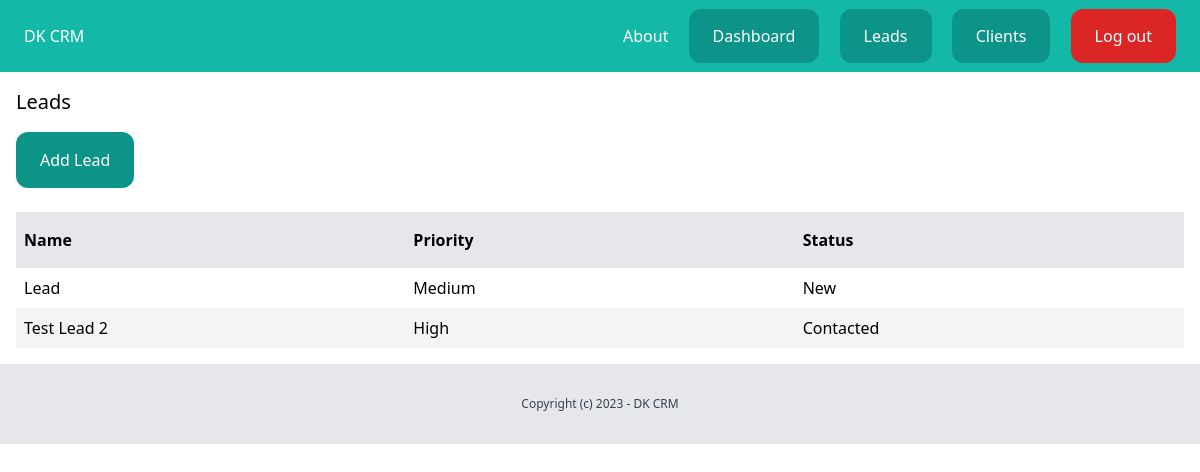
Before: /dashboard/leads/ (signed in) with the older database file.
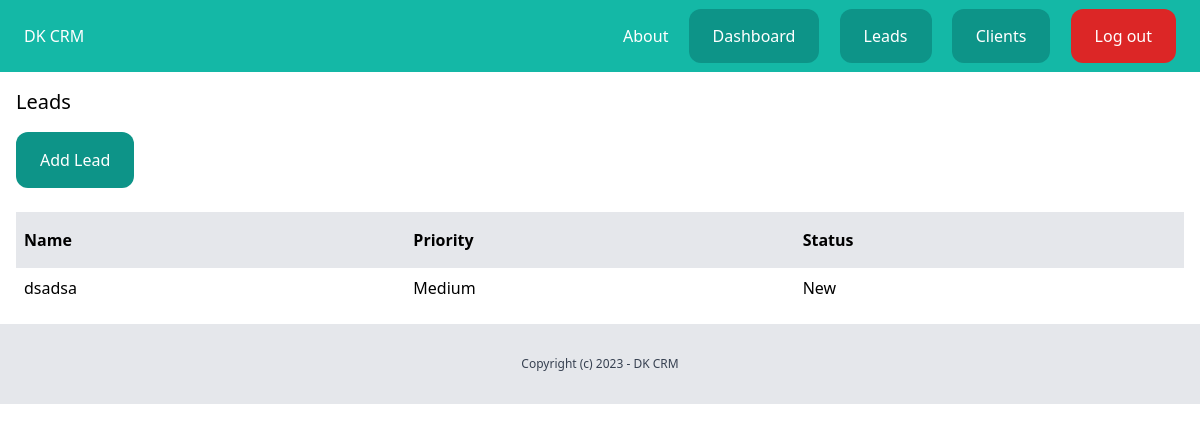
After: the same page with the newer database file.
### lead/models.py (models this page shows, shortened)
class Lead(models.Model):
    LOW = 'low'
    MEDIUM = 'medium'
    HIGH = 'high'
    CHOICES_PRIORITY = (
        (LOW, 'Low'),
        (MEDIUM, 'Medium'),
        (HIGH, 'High'),
    )
    NEW = 'new'
    CONTACTED = 'contacted'
    WON = 'won'
    LOST = 'lost'
    CHOICES_STATUS = (
        (NEW, 'New'),
        (CONTACTED, 'Contacted'),
        (WON, 'Won'),
        (LOST, 'Lost'),
    )
    name = models.CharField(max_length=255)
    email = models.EmailField()
    description = models.TextField(blank=True, null=True)
    priority = models.CharField(max_length=10, choices=CHOICES_PRIORITY, default=MEDIUM)
    status = models.CharField(max_length=10, choices=CHOICES_STATUS, default=NEW)
    converted_to_client = models.BooleanField(default=False)
    created_by = models.ForeignKey(User, related_name='leads', on_delete=models.CASCADE)
    created_at = models.DateTimeField(auto_now_add=True)
    modified_at = models.DateTimeField(auto_now=True)

### lead/views.py (the view)
# urls.py: path('', views.leads_list, name='leads_list'),
@login_required
def leads_list(request):
    leads = Lead.objects.filter(created_by=request.user, converted_to_client=False)
    return render(request, 'lead/leads_list.html', {
        'leads': leads
    })

### lead/templates/lead/leads_list.html (shortened to what this page needs)
{% extends 'core/base.html' %}
{% block content %}
    <div class="py-4 px-4">
        <h1 class="mb-4 text-xl">Leads</h1>
        <a href="{% url 'add_lead' %}" class="inline-block py-4 px-6 bg-teal-600 rounded-xl text-white">Add Lead</a>
        <div class="mt-6 flex justify-between">
            <p class="py-4 px-2 bg-gray-200 font-semibold w-full">Name</p>
            <p class="py-4 px-2 bg-gray-200 font-semibold w-full">Priority</p>
            <p class="py-4 px-2 bg-gray-200 font-semibold w-full">Status</p>
        </div>
        {% for lead in leads %}
            <div class="flex justify-between">
                <p class="py-2 px-2 w-full {% cycle '' 'bg-gray-100' %}">
                   <a href="{% url 'leads_detail' lead.id %}">{{ lead.name }}</a>
                </p>
                <p class="py-2 px-2 w-full {% cycle '' 'bg-gray-100' %}">{{ lead.get_priority_display }}</p>
                <p class="py-2 px-2 w-full {% cycle '' 'bg-gray-100' %}">{{ lead.get_status_display }}</p>
            </div>
        {% empty %}
            <p class="py-4 px-4 bg-teal-300 text-white"> There are no leads in the database yet...</p>
        {% endfor %}
    </div>
{% endblock %}

### core/templates/core/base.html (shortened to what this page needs)
<!doctype html>
<html>
    <head>
        <script src="https://cdn.tailwindcss.com"></script>
    </head>
    <body>
        <nav class="py-6 px-6 flex justify-between bg-teal-500">
            <a href="/" class="text-white">DK CRM</a>
            <div class="space-x-4">
                <a href="{% url 'about' %}" class="text-white">About</a>
                {% if request.user.is_authenticated %}
                    <a href="{% url 'dashboard' %}" class="py-4 px-6 bg-teal-600 rounded-xl text-white">Dashboard</a>
                    <a href="{% url 'leads_list' %}" class="py-4 px-6 bg-teal-600 rounded-xl text-white">Leads</a>
                    <a href="{% url 'clients_list' %}" class="py-4 px-6 bg-teal-600 rounded-xl text-white">Clients</a>
                    <a href="{% url 'logout' %}" class="py-4 px-6 bg-red-600 rounded-xl text-white">Log out</a>
                {% else %}
                    <a href="{% url 'login' %}" class="py-4 px-6 bg-teal-600 rounded-xl text-white">Log in</a>
                    <a href="{% url 'signup' %}" class="py-4 px-6 bg-teal-300 rounded-xl text-white">Sign up</a>
                {% endif %}
            </div>
        </nav>
        {% block content %}
        {% endblock %}
        <footer class="py-8 text-center bg-gray-200">
            <p class="text-xs text-gray-700"> Copyright (c) 2023 - DK CRM</p>
        </footer>
    </body>
</html>

Changed rows visible on the page:
removed Lead: name "Lead", priority "Medium", status "New"
removed Lead: name "Test Lead 2", priority "High", status "Contacted"
added Lead: name "dsadsa", priority "Medium", status "New"
